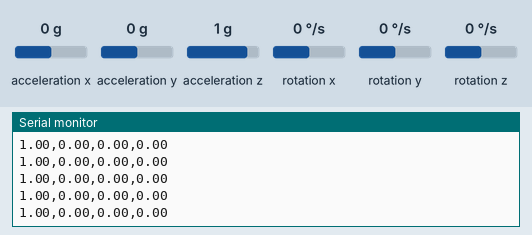
Recording of a sketch running on a simulated Arduino Uno, built with avr-gcc and run on an emulated ATmega328P. Parts: the last lines printed to the serial monitor. Wiring (inferred from the names in the program): MPU-6050 motion sensor at I2C address 0x68. The inputs (shaded band) are chosen by the test bench; at power-on: rotation y 0 °/s, rotation x 0 °/s, rotation z 0 °/s, acceleration x 0 g, acceleration y 0 g, acceleration z 1 g.

Above: at 11.9 s.
12.0 s: rotation y set to -192 °/s
At 12.9 s:
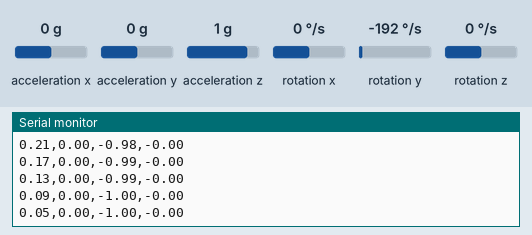
15.0 s: rotation x set to -192 °/s
At 16.1 s:
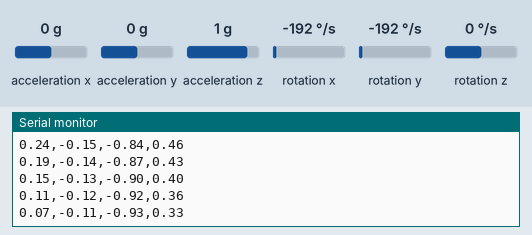
18.0 s: rotation z set to -192 °/s
At 19.1 s:
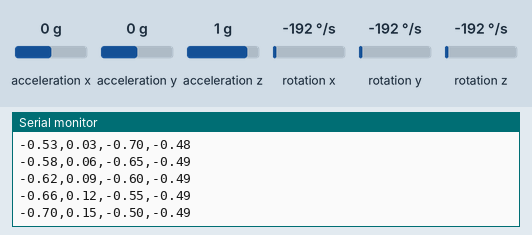
21.0 s: acceleration x set to -1.4 g
At 21.7 s:
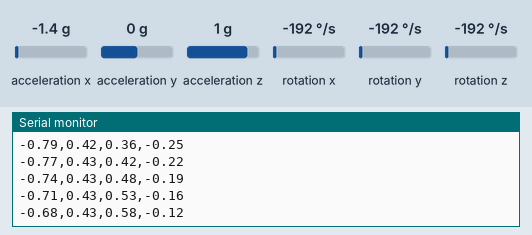
22.5 s: acceleration y set to -1.4 g
At 23.3 s:
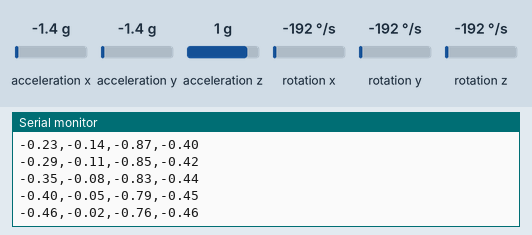
Timing chart, 0 to 25.0 s (numbered marks = the images above; inputs shaded):
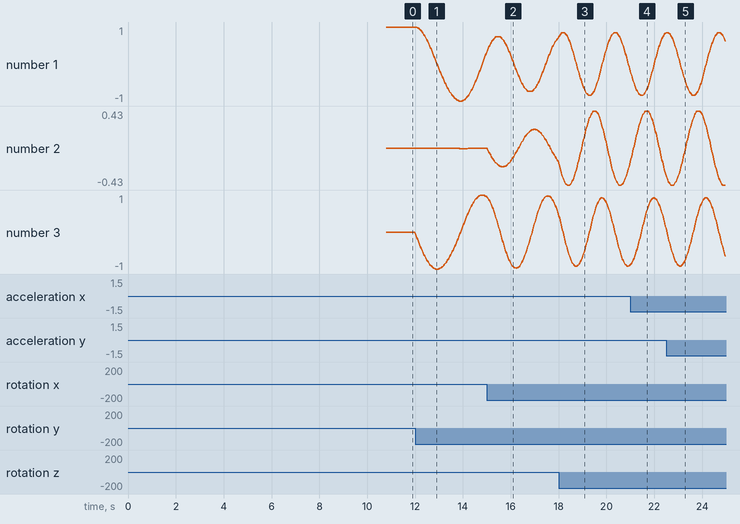

The sketch:

MPU6050_Madgwick_GravZ.ino
```cpp
#include <Wire.h>
#include <math.h>

#define MPU_addr 0x68

// ======================================================================
// PASSO 1: CONFIGURE O EIXO QUE ESTARÁ NA VERTICAL (APONTANDO PARA CIMA)
// Mude para 'x', 'y' ou 'z' minúsculo, dependendo da montagem do seu sensor no foguete.
// 'y' é um palpite comum para foguetes.
#define VERTICAL_AXIS 'y'
// ======================================================================

// Offsets de calibração que serão preenchidos automaticamente
float acc_x_offset = 0, acc_y_offset = 0, acc_z_offset = 0;
float gyro_x_offset = 0, gyro_y_offset = 0, gyro_z_offset = 0;

// Quaternion de orientação [w, x, y, z]
float q[4] = {1.0f, 0.0f, 0.0f, 0.0f};

// Parâmetro beta do filtro de Madgwick
float beta = 0.002f;

// Variáveis de tempo
unsigned long lastUpdate = 0;

// Constantes para as escalas de leitura de alta performance
const float ACCEL_SCALE_FACTOR = 2048.0; // Para ±16g
const float GYRO_SCALE_FACTOR = 16.4;    // Para ±2000 °/s

void setup() {
  Serial.begin(9600);
  Wire.begin();

  // Acordar o MPU6050
  Wire.beginTransmission(MPU_addr);
  Wire.write(0x6B); // PWR_MGMT_1
  Wire.write(0);
  Wire.endTransmission(true);
  delay(100);

  // Configura o giroscópio para ±2000 graus/s
  Wire.beginTransmission(MPU_addr);
  Wire.write(0x1B); // GYRO_CONFIG
  Wire.write(0x18);
  Wire.endTransmission(true);
  delay(10);

  // Configura o acelerômetro para ±16g
  Wire.beginTransmission(MPU_addr);
  Wire.write(0x1C); // ACCEL_CONFIG
  Wire.write(0x18);
  Wire.endTransmission(true);
  delay(10);

  // Chama a nova rotina de calibração automática
  calibrateMPUVertical();

  lastUpdate = micros();
}

void loop() {
  int16_t ax_raw, ay_raw, az_raw;
  int16_t gx_raw, gy_raw, gz_raw;

  Wire.beginTransmission(MPU_addr);
  Wire.write(0x3B);
  Wire.endTransmission(false);
  Wire.requestFrom(MPU_addr, 14, true);

  ax_raw = Wire.read() << 8 | Wire.read();
  ay_raw = Wire.read() << 8 | Wire.read();
  az_raw = Wire.read() << 8 | Wire.read();
  Wire.read(); Wire.read();
  gx_raw = Wire.read() << 8 | Wire.read();
  gy_raw = Wire.read() << 8 | Wire.read();
  gz_raw = Wire.read() << 8 | Wire.read();

  // Usa os novos fatores de escala
  float ax = ax_raw / ACCEL_SCALE_FACTOR;
  float ay = ay_raw / ACCEL_SCALE_FACTOR;
  float az = az_raw / ACCEL_SCALE_FACTOR;
  float gx = (gx_raw / GYRO_SCALE_FACTOR) * (PI / 180.0f);
  float gy = (gy_raw / GYRO_SCALE_FACTOR) * (PI / 180.0f);
  float gz = (gz_raw / GYRO_SCALE_FACTOR) * (PI / 180.0f);

  // Aplica a compensação de offset calculada automaticamente
  ax -= acc_x_offset;
  ay -= acc_y_offset;
  az -= acc_z_offset;
  gx -= gyro_x_offset;
  gy -= gyro_y_offset;
  gz -= gyro_z_offset;

  unsigned long now = micros();
  float deltat = (now - lastUpdate) / 1.0e6f;
  lastUpdate = now;

  MadgwickQuaternionUpdate(ax, ay, az, gx, gy, gz, deltat);

  // Envia os quaternions pela serial para telemetria ou visualização 3D
  Serial.print(q[0]);
  Serial.print(",");
  Serial.print(q[1]);
  Serial.print(",");
  Serial.print(q[2]);
  Serial.print(",");
  Serial.println(q[3]);

  delay(20);
}

void calibrateMPUVertical() {
  Serial.println("Iniciando calibração vertical. Mantenha o foguete parado na vertical...");

  long ax_sum = 0, ay_sum = 0, az_sum = 0;
  long gx_sum = 0, gy_sum = 0, gz_sum = 0;
  int samples = 2000;

  for (int i = 0; i < samples; i++) {
    int16_t ax_raw, ay_raw, az_raw, gx_raw, gy_raw, gz_raw;
    Wire.beginTransmission(MPU_addr);
    Wire.write(0x3B);
    Wire.endTransmission(false);
    Wire.requestFrom(MPU_addr, 14, true);
    ax_raw = Wire.read() << 8 | Wire.read();
    ay_raw = Wire.read() << 8 | Wire.read();
    az_raw = Wire.read() << 8 | Wire.read();
    Wire.read(); Wire.read();
    gx_raw = Wire.read() << 8 | Wire.read();
    gy_raw = Wire.read() << 8 | Wire.read();
    gz_raw = Wire.read() << 8 | Wire.read();
    ax_sum += ax_raw; ay_sum += ay_raw; az_sum += az_raw;
    gx_sum += gx_raw; gy_sum += gy_raw; gz_sum += gz_raw;
    delay(2);
  }

  // Calcula a média das leituras
  float avg_ax = (ax_sum / (float)samples) / ACCEL_SCALE_FACTOR;
  float avg_ay = (ay_sum / (float)samples) / ACCEL_SCALE_FACTOR;
  float avg_az = (az_sum / (float)samples) / ACCEL_SCALE_FACTOR;

  // A calibração do giroscópio é sempre a média, para zerar a rotação
  gyro_x_offset = (gx_sum / (float)samples / GYRO_SCALE_FACTOR) * (PI / 180.0f);
  gyro_y_offset = (gy_sum / (float)samples / GYRO_SCALE_FACTOR) * (PI / 180.0f);
  gyro_z_offset = (gz_sum / (float)samples / GYRO_SCALE_FACTOR) * (PI / 180.0f);

  // ======================================================================
  // CALIBRAÇÃO INTELIGENTE DO ACELERÔMETRO
  // ======================================================================
  // Zera os eixos que deveriam ser zero e remove 1g do eixo vertical
  if (VERTICAL_AXIS == 'x') {
    acc_x_offset = avg_ax - 1.0f; // Ou +1.0f se o eixo X estiver para baixo
    acc_y_offset = avg_ay;
    acc_z_offset = avg_az;
  } else if (VERTICAL_AXIS == 'y') {
    acc_x_offset = avg_ax;
    acc_y_offset = avg_ay - 1.0f; // Ou +1.0f se o eixo Y estiver para baixo
    acc_z_offset = avg_az;
  } else { // Assume 'z'
    acc_x_offset = avg_ax;
    acc_y_offset = avg_ay;
    acc_z_offset = avg_az - 1.0f; // Ou +1.0f se o eixo Z estiver para baixo
  }

  Serial.println("Calibração concluída!");
  Serial.println("Offsets calculados (copie para a versão de voo):");
  Serial.print("acc_x_offset = "); Serial.println(acc_x_offset, 6);
  Serial.print("acc_y_offset = "); Serial.println(acc_y_offset, 6);
  Serial.print("acc_z_offset = "); Serial.println(acc_z_offset, 6);
  Serial.print("gyro_x_offset = "); Serial.println(gyro_x_offset, 6);
  Serial.print("gyro_y_offset = "); Serial.println(gyro_y_offset, 6);
  Serial.print("gyro_z_offset = "); Serial.println(gyro_z_offset, 6);
  delay(3000);
}


// Filtro de Madgwick - Versão Correta e Estável
void MadgwickQuaternionUpdate(float ax, float ay, float az, float gx, float gy, float gz, float deltat) {
  // ... (código do filtro idêntico ao anterior, está correto) ...
  float q1 = q[0], q2 = q[1], q3 = q[2], q4 = q[3];
  float norm;
  float f1, f2, f3;
  float J_11or24, J_12or23, J_13or22, J_14or21, J_32, J_33;
  float qDot1, qDot2, qDot3, qDot4;
  float hatDot1, hatDot2, hatDot3, hatDot4;
  float _halfq1 = 0.5f * q1;
  float _halfq2 = 0.5f * q2;
  float _halfq3 = 0.5f * q3;
  float _halfq4 = 0.5f * q4;
  float _2q1 = 2.0f * q1;
  float _2q2 = 2.0f * q2;
  float _2q3 = 2.0f * q3;

  norm = sqrt(ax * ax + ay * ay + az * az);
  if (norm == 0.0f) return;
  norm = 1.0f / norm;
  ax *= norm;
  ay *= norm;
  az *= norm;

  f1 = _2q2 * q4 - _2q1 * q3 - ax;
  f2 = _2q1 * q2 + _2q3 * q4 - ay;
  f3 = 1.0f - _2q2 * q2 - _2q3 * q3 - az;

  J_11or24 = _2q3;
  J_12or23 = 2.0f * q4;
  J_13or22 = _2q1;
  J_14or21 = _2q2;
  J_32 = 2.0f * J_14or21;
  J_33 = 2.0f * J_11or24;

  hatDot1 = J_14or21 * f2 - J_11or24 * f1;
  hatDot2 = J_12or23 * f1 + J_13or22 * f2 - J_32 * f3;
  hatDot3 = J_12or23 * f2 - J_33 * f3 - J_13or22 * f1;
  hatDot4 = J_14or21 * f1 + J_11or24 * f2;

  norm = sqrt(hatDot1 * hatDot1 + hatDot2 * hatDot2 + hatDot3 * hatDot3 + hatDot4 * hatDot4);
  hatDot1 /= norm;
  hatDot2 /= norm;
  hatDot3 /= norm;
  hatDot4 /= norm;

  qDot1 = -_halfq2 * gx - _halfq3 * gy - _halfq4 * gz;
  qDot2 = _halfq1 * gx + _halfq3 * gz - _halfq4 * gy;
  qDot3 = _halfq1 * gy - _halfq2 * gz + _halfq4 * gx;
  qDot4 = _halfq1 * gz + _halfq2 * gy - _halfq3 * gx;

  q1 += (qDot1 - (beta * hatDot1)) * deltat;
  q2 += (qDot2 - (beta * hatDot2)) * deltat;
  q3 += (qDot3 - (beta * hatDot3)) * deltat;
  q4 += (qDot4 - (beta * hatDot4)) * deltat;

  norm = sqrt(q1 * q1 + q2 * q2 + q3 * q3 + q4 * q4);
  norm = 1.0f / norm;
  q[0] = q1 * norm;
  q[1] = q2 * norm;
  q[2] = q3 * norm;
  q[3] = q4 * norm;
}
```

Measured:
- after the input at 12.0 s, the serial monitor: prints a new line at once (image 1)
- plotted number 1: 1 → 0.32 after the input at 12.0 s
- plotted number 3: 0 → 0.95 after the input at 12.0 s
